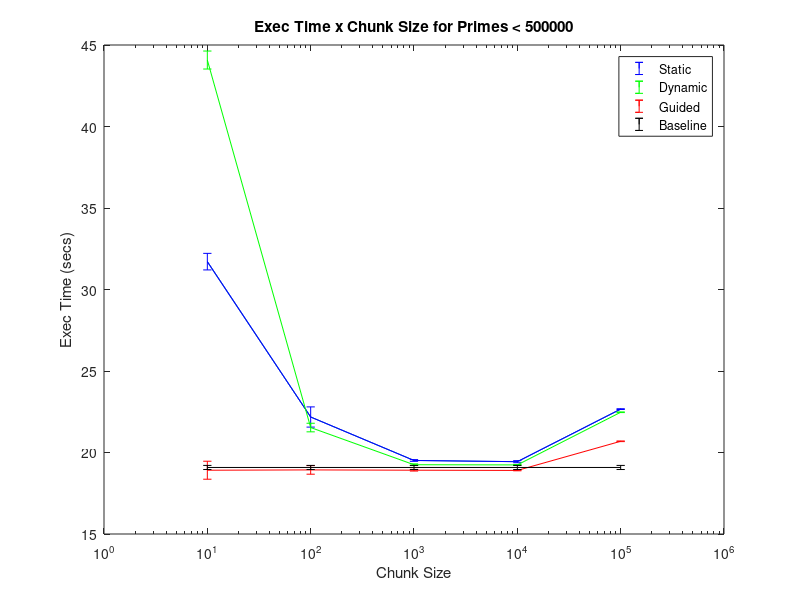

This figure's MATLAB source:
x = [10,100,1000,10000,100000];
ys = [31.709,22.178,19.511,19.437,22.662; 0.508,0.62,0.053,0.063,0.024];
yd = [44.078,21.531,19.25,19.239,22.469; 0.552,0.263,0.052,0.022,0.02];
yg = [18.913,18.932,18.914,18.9,20.688; 0.038,0.026,0.052,0.031,0.525];
ybase = [19.082,19.082,19.082,19.082,19.082; 0.126,0.126,0.126,0.126,0.126];

semilogx(x,ys(1,:));
hold on;
p1=errorbar(x,ys(1,:), ys(2,:), 'b');
xlabel('Chunk Size');
ylabel('Exec Time (secs)');
p2=errorbar(x,yd(1,:), yd(2,:), 'g');
p3=errorbar(x,yg(1,:), yd(2,:), 'r');
p4=errorbar(x,ybase(1,:), ybase(2,:), 'k');
legend([p1,p2,p3,p4], 'Static', 'Dynamic', 'Guided', 'Baseline');
title('Exec Time x Chunk Size for Primes < 500000')